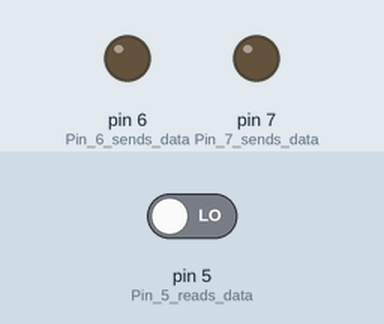
The sketch below on a simulated Arduino Uno, built with avr-gcc and run on an emulated ATmega328P. Parts: output pins drawn as LEDs (lit = HIGH). The inputs (shaded band) are chosen by the test bench; at power-on: pin 5 (Pin_5_reads_data) LOW.

Above: at 1.2 s.
1.3 s: pin 5 (Pin_5_reads_data) driven HIGH
At 1.6 s:
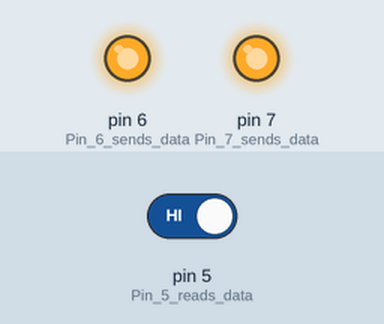
2.8 s: pin 5 (Pin_5_reads_data) driven LOW
At 3.9 s:
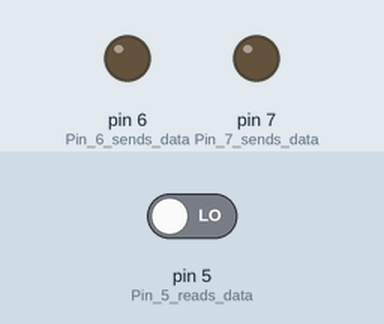
Timing chart, 0 to 5.8 s (numbered marks = the images above; inputs shaded):
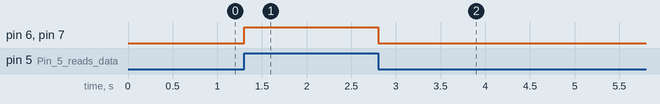

Measured:
- after the input at 1.3 s, pin 6 (Pin_6_sends_data), pin 7 (Pin_7_sends_data): LOW → HIGH at once
- after the input at 2.8 s, pin 6 (Pin_6_sends_data), pin 7 (Pin_7_sends_data): HIGH → LOW at once

The sketch:

Anchor6.ino
```cpp
// TCRT5000 Infrared Reflectance Sensor - Analog Reading
const int irSensorPin = A0;  // Connect the sensor's AO pin to Arduino A0
void setup() {
  pinMode(5, INPUT);    // Pin 5 reads data
  pinMode(6, OUTPUT);   // Pin 6 sends data/signal
  pinMode(7, OUTPUT);   // Pin 7 sends data/signal
}

void loop(){
  // Read state of pin 5
  int pinValue = digitalRead(5);

  if (pinValue == HIGH) {
    // Communicate to pins 6 and 7 to turn on
    digitalWrite(6, HIGH);
    digitalWrite(7, HIGH);
  } else {
    digitalWrite(6, LOW);
    digitalWrite(7, LOW);
  }
}
```
